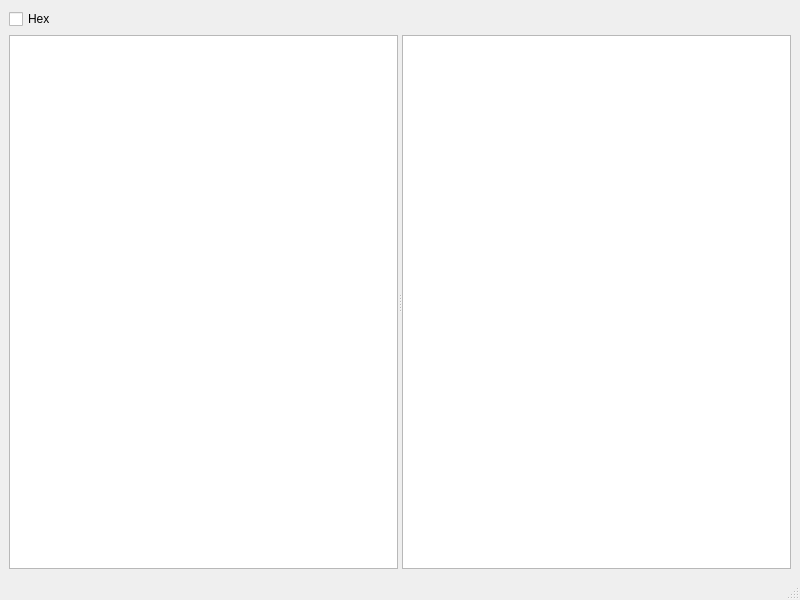
<?xml version="1.0" encoding="UTF-8"?>
<ui version="4.0">
 <class>MainWindow</class>
 <widget class="QMainWindow" name="MainWindow">
  <property name="geometry">
   <rect>
    <x>0</x>
    <y>0</y>
    <width>800</width>
    <height>600</height>
   </rect>
  </property>
  <property name="windowTitle">
   <string>complex notes</string>
  </property>
  <widget class="QWidget" name="centralwidget">
   <layout class="QVBoxLayout" name="verticalLayout">
    <item>
     <widget class="QCheckBox" name="checkBox">
      <property name="text">
       <string>Hex</string>
      </property>
     </widget>
    </item>
    <item>
     <widget class="QSplitter" name="splitter">
      <property name="orientation">
       <enum>Qt::Horizontal</enum>
      </property>
      <property name="opaqueResize">
       <bool>true</bool>
      </property>
      <property name="childrenCollapsible">
       <bool>true</bool>
      </property>
      <widget class="QPlainTextEdit" name="plainTextEdit">
       <property name="sizePolicy">
        <sizepolicy hsizetype="Expanding" vsizetype="Expanding">
         <horstretch>0</horstretch>
         <verstretch>0</verstretch>
        </sizepolicy>
       </property>
       <property name="minimumSize">
        <size>
         <width>50</width>
         <height>0</height>
        </size>
       </property>
       <property name="font">
        <font>
         <family>Consolas</family>
         <pointsize>14</pointsize>
        </font>
       </property>
       <property name="lineWrapMode">
        <enum>QPlainTextEdit::NoWrap</enum>
       </property>
      </widget>
      <widget class="QPlainTextEdit" name="plainTextEdit_2">
       <property name="sizePolicy">
        <sizepolicy hsizetype="Expanding" vsizetype="Expanding">
         <horstretch>0</horstretch>
         <verstretch>0</verstretch>
        </sizepolicy>
       </property>
       <property name="minimumSize">
        <size>
         <width>50</width>
         <height>0</height>
        </size>
       </property>
       <property name="maximumSize">
        <size>
         <width>16777215</width>
         <height>16777215</height>
        </size>
       </property>
       <property name="font">
        <font>
         <family>Consolas</family>
         <pointsize>14</pointsize>
        </font>
       </property>
       <property name="autoFillBackground">
        <bool>false</bool>
       </property>
       <property name="frameShape">
        <enum>QFrame::StyledPanel</enum>
       </property>
       <property name="frameShadow">
        <enum>QFrame::Sunken</enum>
       </property>
       <property name="lineWidth">
        <number>1</number>
       </property>
       <property name="lineWrapMode">
        <enum>QPlainTextEdit::NoWrap</enum>
       </property>
       <property name="readOnly">
        <bool>true</bool>
       </property>
      </widget>
     </widget>
    </item>
   </layout>
  </widget>
  <widget class="QStatusBar" name="statusbar"/>
  <widget class="QMenuBar" name="menubar">
   <property name="geometry">
    <rect>
     <x>0</x>
     <y>0</y>
     <width>800</width>
     <height>21</height>
    </rect>
   </property>
  </widget>
 </widget>
 <resources/>
 <connections/>
</ui>
